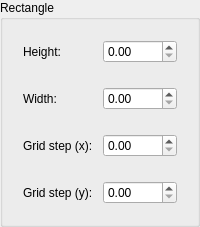
                     <widget class="QGroupBox" name="rectGroupBox">
                      <property name="title">
                       <string>Rectangle</string>
                      </property>
                      <layout class="QVBoxLayout" name="verticalLayout_29">
                       <item>
                        <widget class="QWidget" name="rectHeightWidget" native="true">
                         <layout class="QHBoxLayout" name="horizontalLayout_15">
                          <item>
                           <widget class="QLabel" name="rectHeightLabel">
                            <property name="text">
                             <string>Height: </string>
                            </property>
                           </widget>
                          </item>
                          <item>
                           <widget class="QDoubleSpinBox" name="rectHeightSpinBox">
                            <property name="accelerated">
                             <bool>true</bool>
                            </property>
                           </widget>
                          </item>
                         </layout>
                        </widget>
                       </item>
                       <item>
                        <widget class="QWidget" name="rectWidthWidget" native="true">
                         <layout class="QHBoxLayout" name="horizontalLayout_16">
                          <item>
                           <widget class="QLabel" name="rectWidthLabel">
                            <property name="text">
                             <string>Width: </string>
                            </property>
                           </widget>
                          </item>
                          <item>
                           <widget class="QDoubleSpinBox" name="rectWidthSpinBox">
                            <property name="accelerated">
                             <bool>true</bool>
                            </property>
                           </widget>
                          </item>
                         </layout>
                        </widget>
                       </item>
                       <item>
                        <widget class="QWidget" name="xGridWidget" native="true">
                         <layout class="QHBoxLayout" name="horizontalLayout_17">
                          <item>
                           <widget class="QLabel" name="xGridLabel">
                            <property name="text">
                             <string>Grid step (x): </string>
                            </property>
                           </widget>
                          </item>
                          <item>
                           <widget class="QDoubleSpinBox" name="xGridSpinBox">
                            <property name="accelerated">
                             <bool>true</bool>
                            </property>
                           </widget>
                          </item>
                         </layout>
                        </widget>
                       </item>
                       <item>
                        <widget class="QWidget" name="yGridWidget" native="true">
                         <layout class="QHBoxLayout" name="horizontalLayout_18">
                          <item>
                           <widget class="QLabel" name="yGridLabel">
                            <property name="text">
                             <string>Grid step (y): </string>
                            </property>
                           </widget>
                          </item>
                          <item>
                           <widget class="QDoubleSpinBox" name="yGridSpinBox">
                            <property name="accelerated">
                             <bool>true</bool>
                            </property>
                           </widget>
                          </item>
                         </layout>
                        </widget>
                       </item>
                      </layout>
                     </widget>
